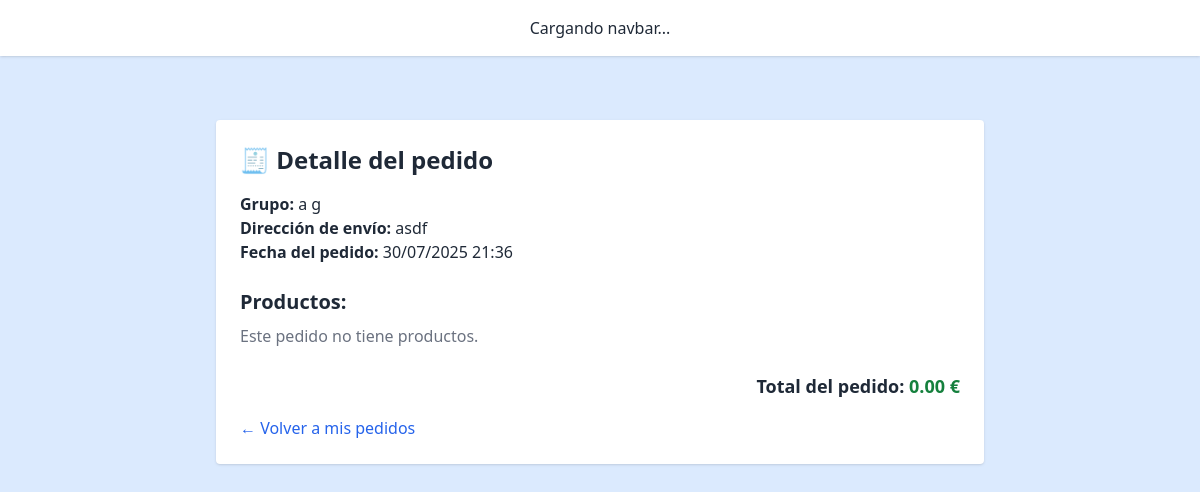
The page /order/4/ (signed in) on the database as committed earlier.
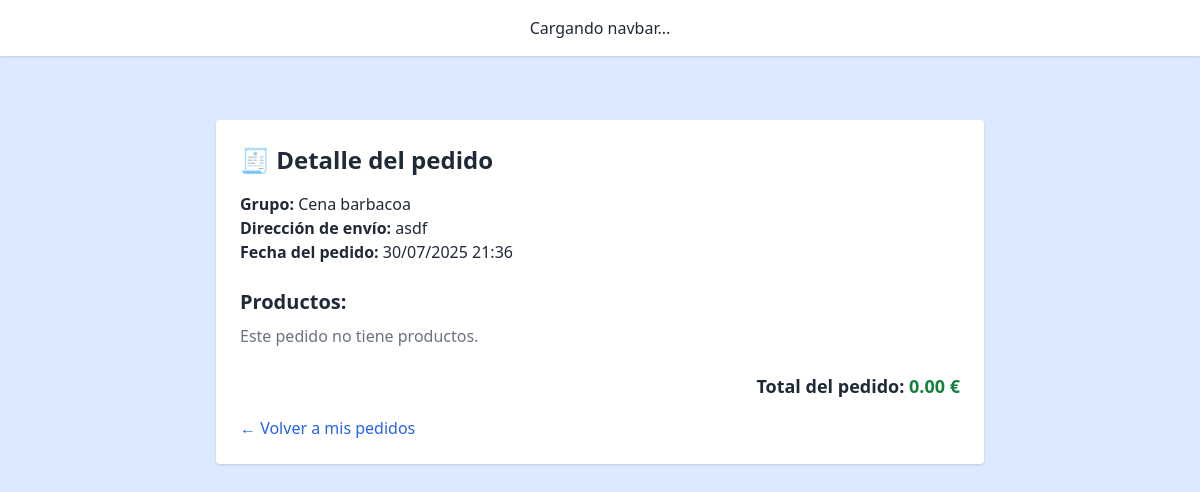
The same page on the database as committed later.
### core/models/order.py (models this page shows, shortened)
class Order(models.Model):
    group = models.ForeignKey(Group, on_delete=models.CASCADE, related_name='orders')
    created_by = models.ForeignKey(UserAccount, on_delete=models.SET_NULL, null=True, blank=True)
    created_at = models.DateTimeField(auto_now_add=True)
    total_price = models.DecimalField(max_digits=10, decimal_places=2)
    direccion = models.CharField(max_length=255)
    notes = models.TextField(blank=True)
    confirmed = models.BooleanField(default=False)

### core/models/group.py (models this page shows, shortened)
class Group(models.Model):
    name = models.CharField(max_length=100)
    creator = models.ForeignKey(UserAccount, on_delete=models.CASCADE, related_name='owned_groups')
    members = models.ManyToManyField(UserAccount, related_name='groups_in')
    people_count = models.IntegerField()
    duration_days = models.IntegerField()
    preferences = models.TextField(blank=True)
    restrictions = models.TextField(blank=True)
    created_at = models.DateTimeField(auto_now_add=True)
    high_consume = models.BooleanField(default=False)
    invite_code = models.CharField(max_length=10, unique=True, blank=True)
    description = models.TextField( blank=True,
        help_text="Descripción libre del plan del grupo. Por ejemplo: lo que quieren comer cada día o el tipo de evento"
    )

### core/views.py (the view)
# urls.py: path('order/<int:pk>/', order_detail_view, name='order_detail'),
def order_detail_view(request, pk):
    order = get_object_or_404(Order, pk=pk)
    if request.user not in order.group.members.all() and request.user != order.group.creator:
        return HttpResponseForbidden("No tienes permiso para ver este pedido.")
    return render(request, "core/order_detail.html", {"order": order})

### core/templates/core/order_detail.html
{% extends "base.html" %}
{% load custom_filters %}
{% block content %}
<div class="max-w-3xl mx-auto bg-white p-6 rounded shadow mt-10">
  <h2 class="text-2xl font-bold mb-4">🧾 Detalle del pedido</h2>
  <p><strong>Grupo:</strong> {{ order.group.name }}</p>
  <p><strong>Dirección de envío:</strong> {{ order.direccion }}</p>
  <p><strong>Fecha del pedido:</strong> {{ order.created_at|date:"d/m/Y H:i" }}</p>
  <h3 class="text-xl font-semibold mt-6 mb-2">Productos:</h3>
  <div class="divide-y divide-gray-200">
    {% for item in order.items.all %}
      <div class="py-2 flex justify-between items-center">
        <div>
          <p class="font-medium">{{ item.product.name }}</p>
          <p class="text-sm text-gray-500">
            {{ item.price|floatformat:2 }} € × {{ item.quantity }} unidades
          </p>
        </div>
        <div class="text-right font-semibold text-gray-700">
            {{ item.subtotal|floatformat:2 }} €
        </div>
      </div>
    {% empty %}
      <p class="text-gray-500">Este pedido no tiene productos.</p>
    {% endfor %}
  </div>
  <div class="mt-6 text-right text-lg font-bold">
    Total del pedido: <span class="text-green-700">{{ order.total_price|floatformat:2 }} €</span>
  </div>
  <div class="mt-4">
    <a href="/orders" class="text-blue-600 hover:underline">← Volver a mis pedidos</a>
  </div>
</div>
{% endblock %}

Rows that differ between the two databases and show on the page:
changed through a linked row, Order "asdf": group.name "a g" → "Cena barbacoa"
